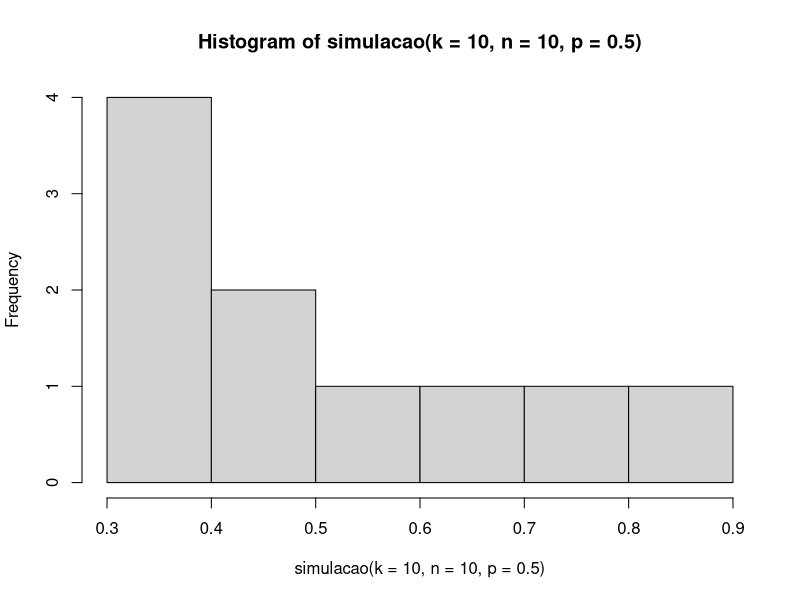
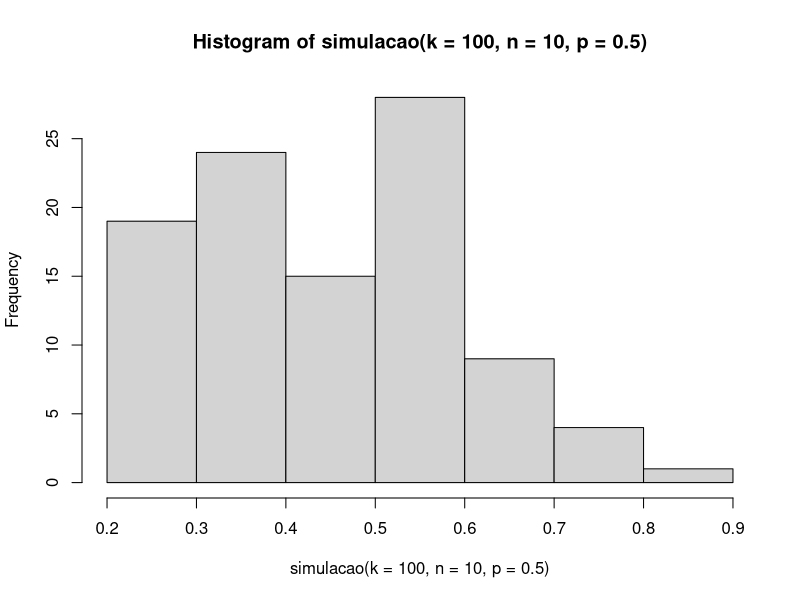
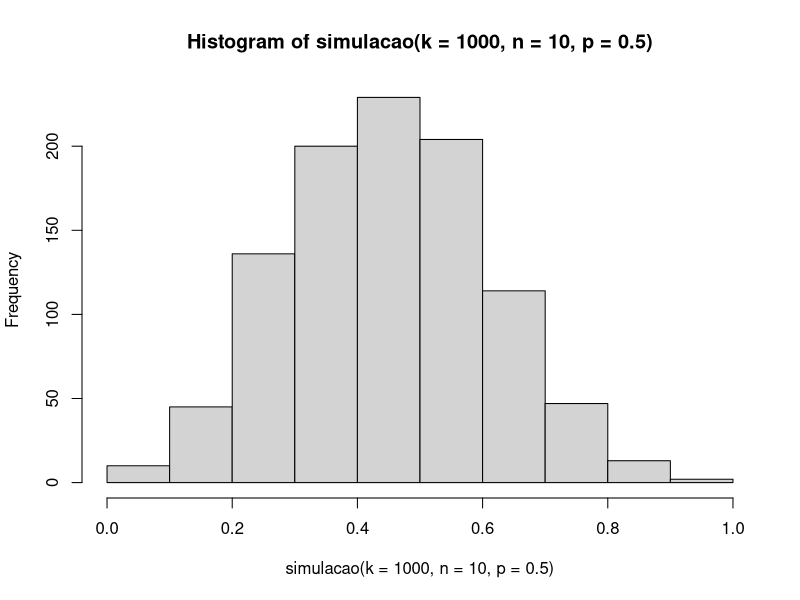
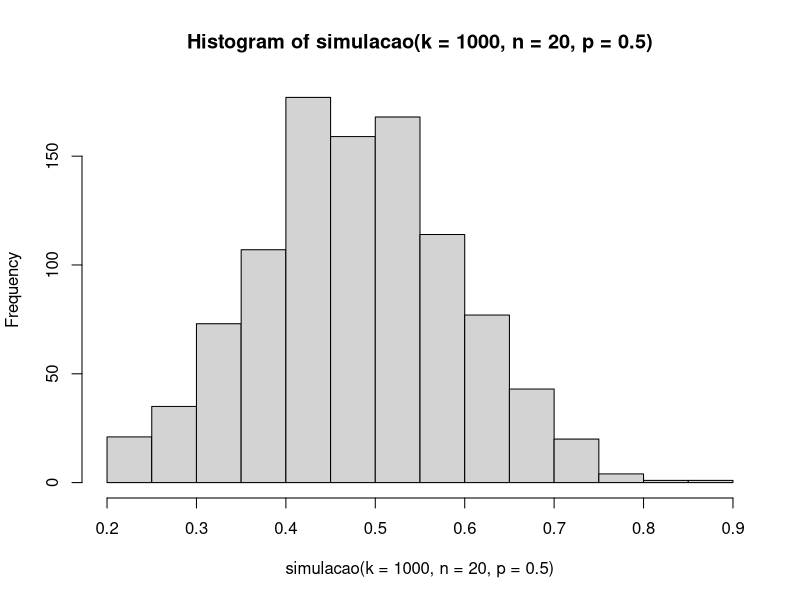
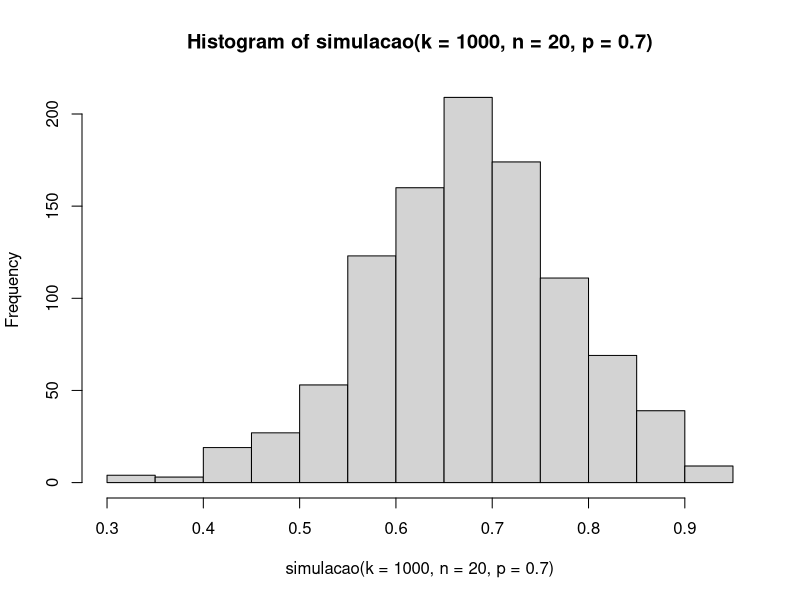
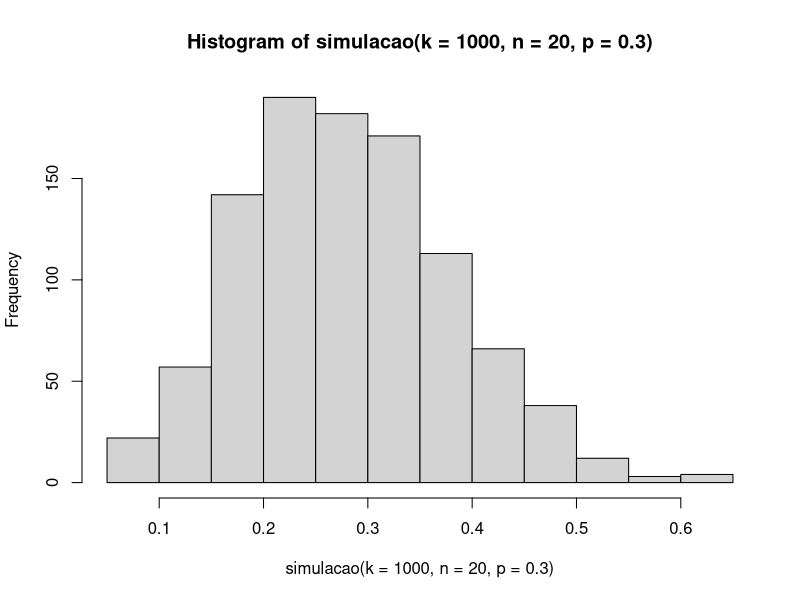

The R source for these figures, in order:
## ---- chunk 1
library(magrittr)

moeda <- function(p){
    x <- runif(1) %>% "<"(p) %>% ifelse(1,0)
}

moedas <- function(p,n){
    sapply(1:n, function(x)moeda(p))
}

proporcao <- function(resultados){
    sum(resultados)/length(resultados)
}

simulacao <- function(k,n,p){
    sapply(1:k, function(x)proporcao(moedas(p,n)))
}
## ---- chunk 2
hist(simulacao(k = 10, n = 10, p = 0.5))

hist(simulacao(k = 100, n = 10, p = 0.5))

hist(simulacao(k = 1000, n = 10, p = 0.5))

hist(simulacao(k = 1000, n = 20, p = 0.5))

hist(simulacao(k = 1000, n = 20, p = 0.7))

hist(simulacao(k = 1000, n = 20, p = 0.3))

